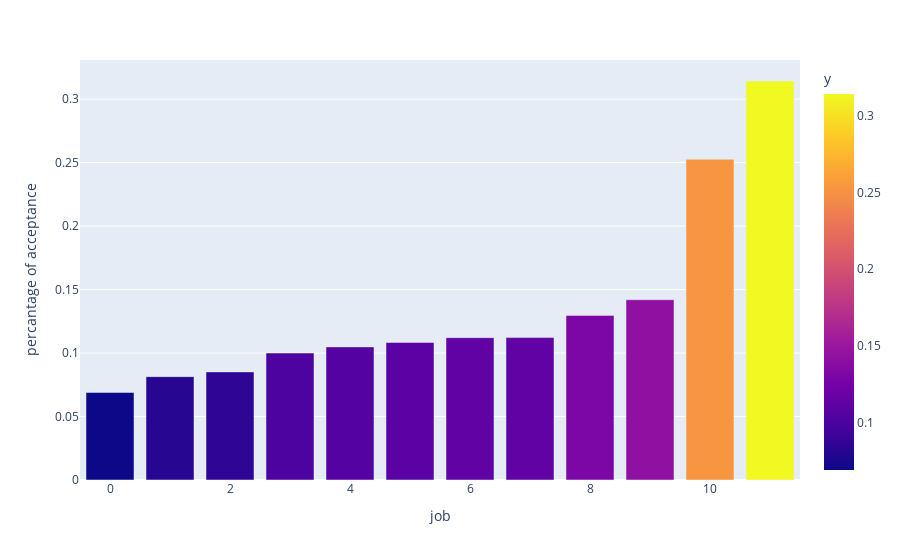
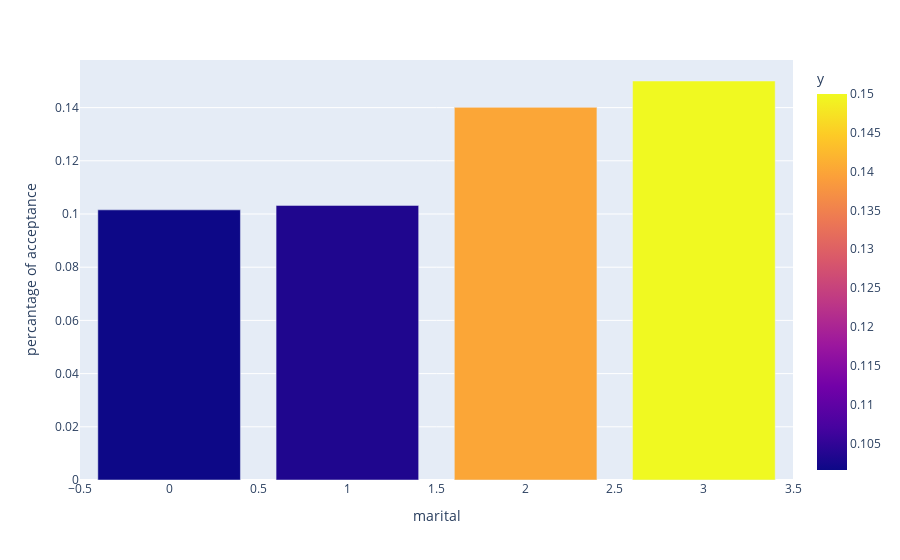
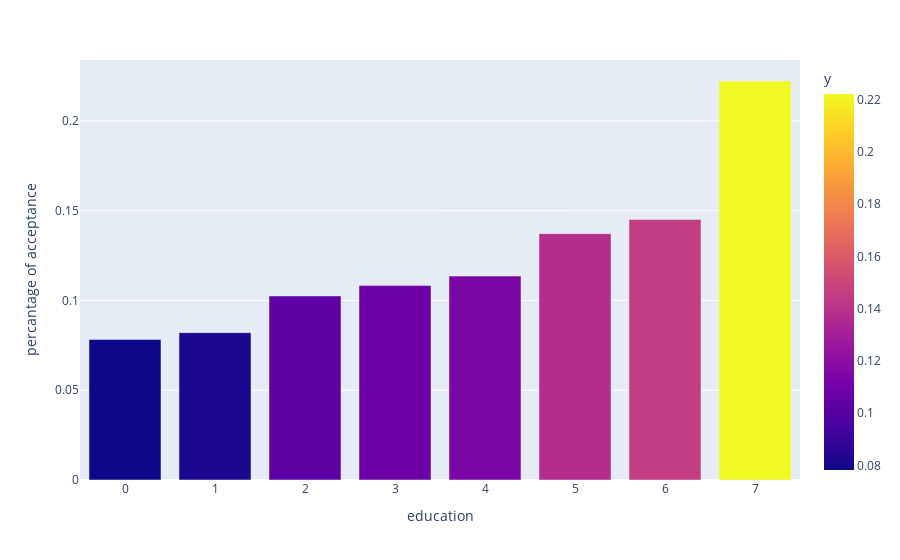
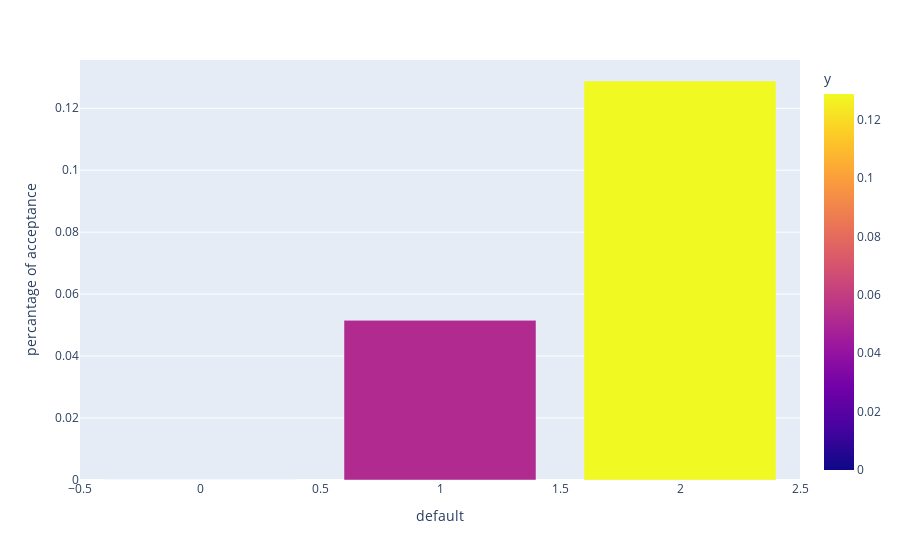

Write notebook code for charts like these, in order.
### Code cell
for column in 'job', 'marital', 'education', 'default', 'housing', 'loan', 'contact', 'month', 'day_of_week', 'poutcome', 'pdays':

    fig = px.bar(df.groupby([column])[['y']].mean().sort_values(by='y').reset_index(), y='y', color='y')
    fig.update_xaxes(title_text=column)
    fig.update_yaxes(title_text='percantage of acceptance')
    fig.show()

### Figure 1 — Plotly figure (JSON) as saved in the notebook; plotly's stock layout.template omitted (floating-point values rounded to 4 significant figures)
{"data": [{"alignmentgroup": "True", "hovertemplate": "index=%{x}<br>y=%{marker.color}<extra></extra>", "legendgroup": "", "marker": {"color": [0.06895, 0.08142, 0.08516, 0.1, 0.1049, 0.1083, 0.1121, 0.1122, 0.1297, 0.142, 0.2526, 0.3143], "coloraxis": "coloraxis", "pattern": {"shape": ""}}, "name": "", "offsetgroup": "", "orientation": "v", "showlegend": false, "textposition": "auto", "type": "bar", "x": [0, 1, 2, 3, 4, 5, 6, 7, 8, 9, 10, 11], "xaxis": "x", "y": [0.06895, 0.08142, 0.08516, 0.1, 0.1049, 0.1083, 0.1121, 0.1122, 0.1297, 0.142, 0.2526, 0.3143], "yaxis": "y"}], "layout": {"barmode": "relative", "coloraxis": {"colorbar": {"title": {"text": "y"}}, "colorscale": [[0, "#0d0887"], [0.1111, "#46039f"], [0.2222, "#7201a8"], [0.3333, "#9c179e"], [0.4444, "#bd3786"], [0.5556, "#d8576b"], [0.6667, "#ed7953"], [0.7778, "#fb9f3a"], [0.8889, "#fdca26"], [1, "#f0f921"]]}, "legend": {"tracegroupgap": 0}, "margin": {"t": 60}, "xaxis": {"anchor": "y", "domain": [0, 1], "title": {"text": "job"}}, "yaxis": {"anchor": "x", "domain": [0, 1], "title": {"text": "percantage of acceptance"}}}}

### Figure 2 — Plotly figure (JSON) as saved in the notebook; plotly's stock layout.template omitted (floating-point values rounded to 4 significant figures)
{"data": [{"alignmentgroup": "True", "hovertemplate": "index=%{x}<br>y=%{marker.color}<extra></extra>", "legendgroup": "", "marker": {"color": [0.1016, 0.1032, 0.1401, 0.15], "coloraxis": "coloraxis", "pattern": {"shape": ""}}, "name": "", "offsetgroup": "", "orientation": "v", "showlegend": false, "textposition": "auto", "type": "bar", "x": [0, 1, 2, 3], "xaxis": "x", "y": [0.1016, 0.1032, 0.1401, 0.15], "yaxis": "y"}], "layout": {"barmode": "relative", "coloraxis": {"colorbar": {"title": {"text": "y"}}, "colorscale": [[0, "#0d0887"], [0.1111, "#46039f"], [0.2222, "#7201a8"], [0.3333, "#9c179e"], [0.4444, "#bd3786"], [0.5556, "#d8576b"], [0.6667, "#ed7953"], [0.7778, "#fb9f3a"], [0.8889, "#fdca26"], [1, "#f0f921"]]}, "legend": {"tracegroupgap": 0}, "margin": {"t": 60}, "xaxis": {"anchor": "y", "domain": [0, 1], "title": {"text": "marital"}}, "yaxis": {"anchor": "x", "domain": [0, 1], "title": {"text": "percantage of acceptance"}}}}

### Figure 3 — Plotly figure (JSON) as saved in the notebook; plotly's stock layout.template omitted (floating-point values rounded to 4 significant figures)
{"data": [{"alignmentgroup": "True", "hovertemplate": "index=%{x}<br>y=%{marker.color}<extra></extra>", "legendgroup": "", "marker": {"color": [0.07825, 0.08206, 0.1025, 0.1084, 0.1135, 0.1372, 0.1451, 0.2222], "coloraxis": "coloraxis", "pattern": {"shape": ""}}, "name": "", "offsetgroup": "", "orientation": "v", "showlegend": false, "textposition": "auto", "type": "bar", "x": [0, 1, 2, 3, 4, 5, 6, 7], "xaxis": "x", "y": [0.07825, 0.08206, 0.1025, 0.1084, 0.1135, 0.1372, 0.1451, 0.2222], "yaxis": "y"}], "layout": {"barmode": "relative", "coloraxis": {"colorbar": {"title": {"text": "y"}}, "colorscale": [[0, "#0d0887"], [0.1111, "#46039f"], [0.2222, "#7201a8"], [0.3333, "#9c179e"], [0.4444, "#bd3786"], [0.5556, "#d8576b"], [0.6667, "#ed7953"], [0.7778, "#fb9f3a"], [0.8889, "#fdca26"], [1, "#f0f921"]]}, "legend": {"tracegroupgap": 0}, "margin": {"t": 60}, "xaxis": {"anchor": "y", "domain": [0, 1], "title": {"text": "education"}}, "yaxis": {"anchor": "x", "domain": [0, 1], "title": {"text": "percantage of acceptance"}}}}

### Figure 4 — Plotly figure (JSON) as saved in the notebook; plotly's stock layout.template omitted (floating-point values rounded to 4 significant figures)
{"data": [{"alignmentgroup": "True", "hovertemplate": "index=%{x}<br>y=%{marker.color}<extra></extra>", "legendgroup": "", "marker": {"color": [0, 0.05154, 0.1288], "coloraxis": "coloraxis", "pattern": {"shape": ""}}, "name": "", "offsetgroup": "", "orientation": "v", "showlegend": false, "textposition": "auto", "type": "bar", "x": [0, 1, 2], "xaxis": "x", "y": [0, 0.05154, 0.1288], "yaxis": "y"}], "layout": {"barmode": "relative", "coloraxis": {"colorbar": {"title": {"text": "y"}}, "colorscale": [[0, "#0d0887"], [0.1111, "#46039f"], [0.2222, "#7201a8"], [0.3333, "#9c179e"], [0.4444, "#bd3786"], [0.5556, "#d8576b"], [0.6667, "#ed7953"], [0.7778, "#fb9f3a"], [0.8889, "#fdca26"], [1, "#f0f921"]]}, "legend": {"tracegroupgap": 0}, "margin": {"t": 60}, "xaxis": {"anchor": "y", "domain": [0, 1], "title": {"text": "default"}}, "yaxis": {"anchor": "x", "domain": [0, 1], "title": {"text": "percantage of acceptance"}}}}
